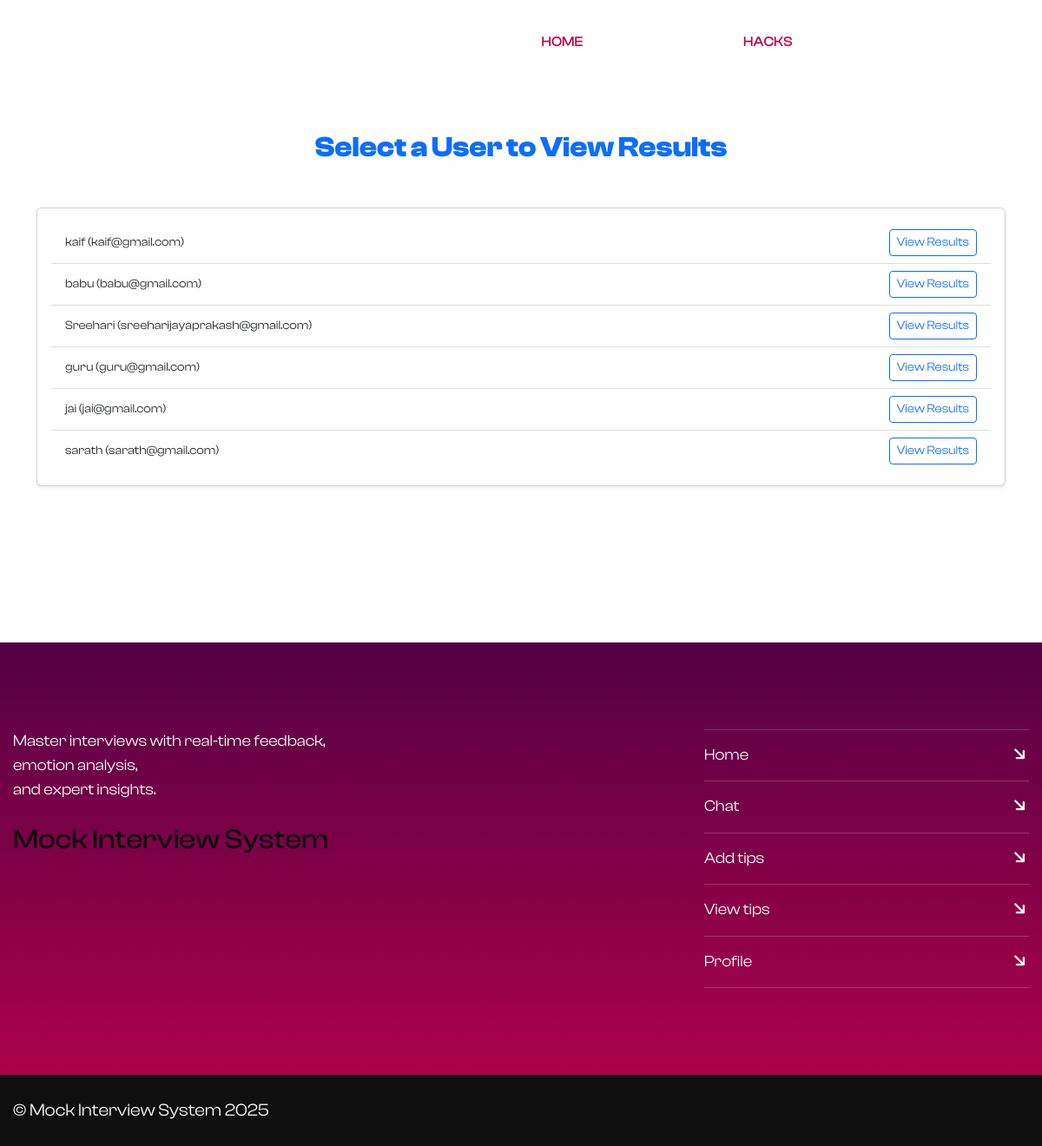
The app's page /view_users_list/ (signed in) with its own data.
### mockapp/models.py (models this page shows)
class Users(models.Model):
    GENDER_CHOICES = [
        ('M', 'Male'),
        ('F', 'Female'),
        ('O', 'Other'),
    ]
    name = models.CharField(max_length=100)
    gender = models.CharField(max_length=1, choices=GENDER_CHOICES)
    dob = models.DateField()
    contact = models.CharField(max_length=15)
    Login_id = models.OneToOneField(Login, on_delete=models.CASCADE)

class Login(models.Model):
    email = models.EmailField(unique=True)
    password = models.CharField(max_length=100)
    user_type=models.CharField(max_length=10)
    status=models.BooleanField(default=0)

### mockapp/views.py (the view)
# urls.py: path('view_users_list/', views.view_users_list, name='view_users_list'),
def view_users_list(request):
    expert_id = request.session.get('expert_id')
    if not expert_id:
        messages.error(request, "You must be logged in as an expert to view this page.")
        return redirect('login')
    users = Users.objects.all().select_related('Login_id')  # fetch user info with login
    return render(request, 'expert_users.html', {'users': users})  # updated file name

### mockapp/templates/expert_users.html (shortened to what this page needs)
{% extends "header2.html" %}
{% load static %}
{% block content %}
<div class="container py-5" style="margin-top: 100px; min-height: 80vh;">
    <h2 class="text-primary mb-4 text-center">Select a User to View Results</h2>
    <div class="card shadow-sm">
        <div class="card-body">
            <ul class="list-group list-group-flush">
                {% for user in users %}
                    <li class="list-group-item d-flex justify-content-between align-items-center">
                        <span>{{ user.name }} ({{ user.Login_id.email }})</span>
                        <a href="{% url 'view_user_results' user.Login_id.id %}" class="btn btn-outline-primary btn-sm">
                            View Results
                        </a>
                    </li>
                {% empty %}
                    <li class="list-group-item text-muted">No users available.</li>
                {% endfor %}
            </ul>
        </div>
    </div>
</div>
{% endblock %}

### mockapp/static/user/assets/css/style.css (style rules this page uses)
html { scroll-behavior: smooth; }

### mockapp/static/user/assets/css/global.css (style rules this page uses)
:root { --main-color: rgb(186,2,74); --main-color-rgb:186,2,74; --color-two: rgb(84,0,69); --color-two-rgb:84,0,69; --color-three: rgb(18,12,18); --color-three-rgb:18,12,18; --color-four: rgb(15,15,15); --color-four-rgb:15,15,15; --white-color:rgb(255,255,255); --white-color-rgb:255,255,255; --black-color:rgb(0,0,0); --black-color-rgb:0,0,0; }
* { margin:0px; padding:0px; border:none; outline:none; }
body { font-family: 'Clash Display'; line-height:1.6em; font-weight:400; font-size:14px; -webkit-font-smoothing: antialiased; -moz-font-smoothing: antialiased; }
a { text-decoration:none; cursor:pointer; transition:all 0.3s ease; -moz-transition:all 0.3s ease; -webkit-transition:all 0.3s ease; -ms-transition:all 0.3s ease; -o-transition:all 0.3s ease; color:var(--main-color); }
h1,h2,h3,h4,h5,h6 { position:relative; margin:0px; background:none; color:var(--color-four); font-family: 'Clash Display'; }
h2 { font-weight: 700; line-height:43px; font-size:33px; }
ul,li { list-style:none; padding:0px; margin:0px; }

### records on screen
Users: name "kaif", Login_id.email "kaif@gmail.com"
Users: name "babu", Login_id.email "babu@gmail.com"
Users: name "Sreehari", Login_id.email "sreeharijayaprakash@gmail.com"
Users: name "guru", Login_id.email "guru@gmail.com"
Users: name "jai", Login_id.email "jai@gmail.com"
Users: name "sarath", Login_id.email "sarath@gmail.com"
